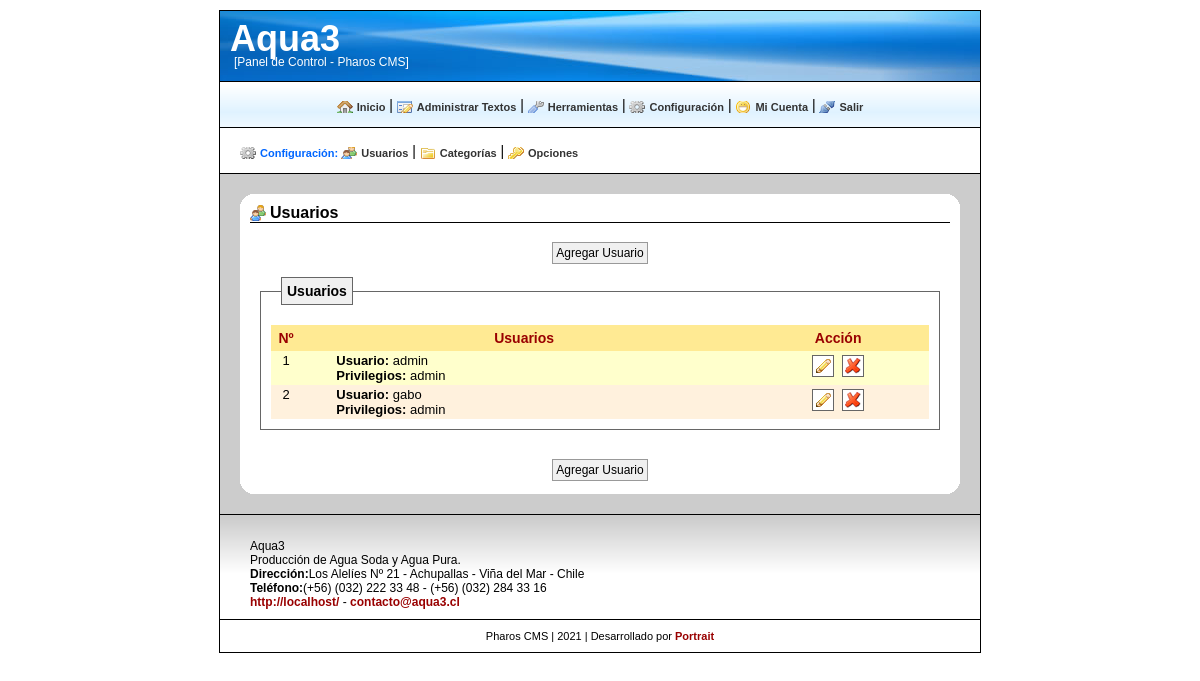
/cp/usuarios.php (signed in), run on the app's committed database.
### tables this page shows
CREATE TABLE `web_conf` (
  `conf_id` tinyint(10) NOT NULL,
  `conf_nombre_sitio` tinytext NOT NULL,
  `conf_slogan` tinytext NOT NULL,
  `conf_descripcion` text NOT NULL,
  `conf_mail` tinytext NOT NULL,
  `conf_telefono` tinytext NOT NULL,
  `conf_direccion` tinytext NOT NULL,
  PRIMARY KEY  (`conf_id`)
);

CREATE TABLE `web_usuarios` (
  `usuarios_id` tinyint(10) NOT NULL auto_increment,
  `usuarios_nombre` varchar(25) NOT NULL,
  `usuarios_password` varchar(50) NOT NULL,
  `usuarios_tipo` varchar(50) NOT NULL,
  `usuarios_nombre_completo` text NOT NULL,
  `usuarios_genero` tinytext NOT NULL,
  `usuarios_email` tinytext NOT NULL,
  PRIMARY KEY  (`usuarios_id`)
);

### cp/usuarios.php (the view, shortened to what this page needs)
<?php
include('inc/inc.inc.php');
$title = "Usuarios";
disp_header_admin($pre,$title);
include('inc/menu_admin.inc.php');
$tabla = $pre."usuarios";
      $cat_usuarios = mysql_query("SELECT cat_id,cat_usuarios FROM ".$pre."cat WHERE cat_usuarios IS NOT NULL ORDER BY cat_id") or die(mysql_error());
        for($j=0; $j<mysql_num_rows($cat_usuarios); ++$j) {
          $cat_id = mysql_result($cat_usuarios,$j,"cat_id");
          $cat_users[$cat_id] = str_output(mysql_result($cat_usuarios,$j,"cat_usuarios"));
        }
      asort($cat_users);
disp_inicio_info($title,'usuarios');
  if (isset($_GET['act'])
      AND ($_GET['act'] == 'n'
      OR $_GET['act'] == 'vn'
      OR $_GET['act'] == 'm'
      OR $_GET['act'] == 'vm'
      OR $_GET['act'] == 'ce'
      OR $_GET['act'] == 'e'
      OR $_GET['act'] == 'p'
      OR $_GET['act'] == 'dp'
      OR $_GET['act'] == 'vp'
      OR $_GET['act'] == 'vnp'
      OR $_GET['act'] == 'd'
      OR $_GET['act'] == 'nd'
      OR $_GET['act'] == 'vd'
      OR $_GET['act'] == 'vnd'
      OR $_GET['act'] == 'v')){}
   else {draw_additem("Usuario");}
if (isset($_GET['act'])){
  switch ($_GET['act']){
    case 'n':
?>
      <fieldset>
        <legend>Agregar <?php echo $title; ?></legend>
        <form action="<?php echo $phpself; ?>?&amp;act=vn" method="post" >
        <table width="100%"  border="0"  align="center">
          <?php echo draw_input("Nombre: ",'user','text','','','table_horiz',50,'req'); ?>
          <?php echo draw_input("Password: ",'pass','password','','','table_horiz',50,'req'); ?>
          <?php echo draw_select("Privilegios: ",'type',$cat_users,'','table_horiz','','req'); ?>
        </table>
        <div align="center"><br /><?php echo draw_input('','submit','submit','Agregar'); ?></div>
        </form>
      </fieldset>
<?php
      break;
    case 'vn':
    $user = str_input($_POST['user']);
    $pass = str_input($_POST['pass']);
    $type = str_input($_POST['type']);
    if (empty($user) OR empty($pass) OR empty($type) ){
      echo "<div class=\"box_validation\">";
      if (!empty($user)) {
        $datos = mysql_query("SELECT usuarios_id FROM ".$tabla." WHERE usuarios_nombre='".$user."'") or die(mysql_error());
        if (mysql_num_fields($datos) > 0) {
           echo "Este usuario ya existe! Debe escribir un nombre de usuario distinto. <br />";
        }
      }
      if (empty($user)) echo "Debe escribir un nombre de usuario. <br />";
      if (empty($pass)) echo "Debe escribir un password. <br />";
      if (empty($type)) echo "Debe escoger los privilegios del usuario. <br />";
      echo "</div>";
?>
      <fieldset>
        <legend>Agregar <?php echo $title; ?></legend>
        <form action="<?php echo $phpself; ?>?&amp;act=vn" method="post" >
        <table width="100%"  border="0"  align="center">
          <?php echo draw_input("Nombre: ",'user','text',$user,'','table_horiz',50,'req'); ?>
          <?php echo draw_input("Password: ",'pass','password','','','table_horiz',50,'req'); ?>
          <?php echo draw_select("Privilegios: ",'type',$cat_users,$type,'table_horiz','','req'); ?>
        </table>
        <div align="center"><br /><?php echo draw_input('','submit','submit','Agregar'); ?></div>
        </form>
      </fieldset>
<?php
    }
    else {
      if (!empty($user)) {
        $datos = mysql_query("SELECT usuarios_id FROM ".$tabla." WHERE usuarios_nombre='".$user."'") or die(mysql_error());
        if (mysql_num_rows($datos) !== 0) {
           echo "<div class=\"box_validation\">";
           echo "<h2>Este usuario ya existe! Debe escribir un nombre de usuario distinto. </h2>";
           echo "</div>";
           echo "<form action=\"".$phpself."?&amp;act=n\" method=\"POST\">
           <div align=\"center\"><br /><input type=\"submit\" value=\"Continuar &raquo;\" /></div></form>";
        }
        else {
          if ($_SERVER['REQUEST_METHOD']=='POST'){
            $user = str_input($_POST['user']);
            $pass = str_input(md5($_POST['pass']));
            $type = str_input($_POST['type']);
            foreach ($cat_users as $key => $value) {if ($key == $type) {$type = $value;}}
            $sql_data = array('usuarios_nombre' => $user,
                              'usuarios_password' => $pass,
                              'usuarios_tipo' => $type);
            sql_input($tabla,$sql_data,'insert','');
            echo "<form action=\"".$phpself."\" method=\"POST\">
            <div align=\"center\"><br /><input type=\"submit\" value=\"Continuar &raquo;\" /></div></form>";
          }
        }
      }
    }
      break;
    case 'm':
    $id = str_input($_GET['id']);
    $query = mysql_query("SELECT * FROM ".$tabla." WHERE usuarios_id=".$id."") or die(mysql_error());
      $user = str_output(mysql_result($query,0,'usuarios_nombre'));
      $pass = str_output(mysql_result($query,0,'usuarios_password'));
      $type = str_output(mysql_result($query,0,'usuarios_tipo'));
?>
      <fieldset>
        <legend>Modificar <?php echo $title; ?></legend>
        <form action="<?php echo $phpself; ?>?&amp;act=vm" method="post" >
        <table width="100%"  border="0"  align="center">
          <?php echo draw_input("Nombre: ",'user','text',$user,'','table_horiz',50,'req'); ?>
          <?php echo draw_input("Password: ",'pass','password','','','table_horiz',50,'req'); ?>
          <?php echo draw_select("Privilegios: ",'type',$cat_users,$type,'table_horiz','','req'); ?>
        </table>
        <?php echo draw_input('','id','hidden',$id,'','','',''); ?>
        <div align="center"><br /><?php echo draw_input('','submit','submit','Modificar'); ?></div>
        </form>
      </fieldset>
<?php
      break;
    case 'vm':
    $id = str_input($_POST['id']);
    $user = str_input($_POST['user']);
    $pass = str_input($_POST['pass']);
    $type = str_input($_POST['type']);
    if (empty($user) OR empty($pass) OR empty($type)){
      echo "<div class=\"box_validation\">";
      if (empty($user)) echo "Debe escribir un nombre de usuario. <br />";
      if (empty($pass)) echo "Debe escribir un password. <br />";
      if (empty($type)) echo "Debe escoger los privilegios del usuario. <br />";
      echo "</div>";
?>
      <fieldset>
        <legend>Modificar <?php echo $title; ?></legend>
        <form action="<?php echo $phpself; ?>?&amp;act=vm" method="post" >
        <table width="100%"  border="0"  align="center">
          <?php echo draw_input("Nombre: ",'user','text',$user,'','table_horiz',50,'req'); ?>
          <?php echo draw_input("Password: ",'pass','password','','','table_horiz',50,'req'); ?>
          <?php echo draw_select("Privilegios: ",'type',$cat_users,$type,'table_horiz','','req'); ?>
        </table>
        <div align="center"><br /><?php echo draw_input('','submit','submit','Modificar'); ?></div>
        <?php echo draw_input('','id','hidden',$id,'','','',''); ?>
        </form>
      </fieldset>
<?php
    }
    else {
      if ($_SERVER['REQUEST_METHOD']=='POST'){
        $id = str_input($_POST['id']);
        $user = str_input($_POST['user']);
        $pass = str_input(md5($_POST['pass']));
        $type = str_input($_POST['type']);
        foreach ($cat_users as $key => $value) {if ($key == $type) {$type = $value;}}
        $sql_data = array('usuarios_nombre' => $user,
                          'usuarios_password' => $pass,
                          'usuarios_tipo' => $type);
        sql_input($tabla,$sql_data,'update',"usuarios_idx".$id);
        echo "<form action=\"".$phpself."\" method=\"POST\">
        <div align=\"center\"><br /><input type=\"submit\" value=\"Continuar &raquo;\" /></div></form>";
      }
    }
      break;
    case 'ce':
        $id = str_input($_GET['id']);
        $datos = mysql_query("SELECT usuarios_nombre FROM ".$tabla." WHERE usuarios_id=".$id."") or die(mysql_error());
          $user = str_output(mysql_result($datos,0,"usuarios_nombre"));
?>
      <fieldset>
        <legend>Eliminar <?php echo $title; ?></legend>
        <div class="box_info">
          <p>¿Está seguro/a que desea eliminar este usuario?</p>
        </div>
          <div align="center">
          <strong>Usuario:</strong> <?php echo $user; ?></p>
          <br /><br />
          <table width="100" border="0" cellspacing="0" cellpadding="0" align="center">
            <tr>
              <td align="left">
                <form action="<?php echo $phpself; ?>" method="POST"><input type="submit" value="&laquo; No" /></form>
              </td>
              <td>&nbsp;</td>
              <td align="right">
                <form action="<?php echo $phpself; ?>?&amp;act=e" method="POST">
                <?php echo draw_input('','id','hidden',$id,'','','',''); ?>
                <input type="submit" value="Sí &raquo;" /></form>
              </td>
            </tr>
          </table>
          </div>
      </fieldset>
<?php
      break;
    case 'e':
      if($_SERVER['REQUEST_METHOD']=='POST'){
        $id = str_input($_POST['id']);
          if(mysql_query("DELETE FROM ".$tabla." WHERE usuarios_id='".$id."'") or die(mysql_error())){
?>
          <div class="box_success">El registro se eliminó exitosamente.</div>
          <form action="<?php echo $phpself; ?>" method="post">
          <div align="center"><br /><input type="submit" value="Continuar &raquo;" /></div></form>
<?php     }
          else { ?>
          <div class="box_error">Ocurrió un error. El registro no se pudo eliminar.</div>
          <form action="<?php echo $phpself; ?>" method="post">
          <div align="center"><br /><input type="submit" value="Continuar &raquo;" /></div></form>
<?php     }
      }
      break;
    default:
      $_SESSION = array();
      header('Location: index.php');
      exit;
    }
  }
else {
  $datos = mysql_query("SELECT usuarios_id FROM ".$tabla."") or die(mysql_error());
  if (mysql_num_rows($datos) == 0) {
    draw_noitems();
  }
  else {
      $datos = mysql_query("SELECT * FROM ".$tabla." ORDER BY usuarios_id DESC") or die(mysql_error());
?>
      <fieldset>
        <legend><?php echo $title; ?></legend>
        <table cellpadding="4" cellspacing="2" class="table">
          <thead>
            <th width="20">N&ordm;</th>
            <th><?php echo $title; ?></th>
            <th>Acci&oacute;n</th>
          </thead>
<?php
      for($j=0; $j<mysql_num_rows($datos); ++$j) {
          $celda = (($j % 2) == 0) ? "celda1" : "celda2";
          $id = mysql_result($datos,$j,"usuarios_id");
          $user = str_output(mysql_result($datos,$j,"usuarios_nombre"));
          $type = str_output(mysql_result($datos,$j,"usuarios_tipo"));
          $p = $j;
          ++$p;
?>
          <tr>
            <td valign="top" class="<?php echo $celda; ?>"><?php echo $p; ?></td>
            <td class="<?php echo $celda; ?>">
              <p><strong>Usuario:</strong> <?php echo $user; ?></p>
              <p><strong>Privilegios:</strong> <?php echo $type; ?></p>
            </td>
<?php disp_icons_users($celda,$php_self,$id); ?>
          </tr>
<?php
          }
?>
      </table>
      </fieldset>
<?php
  }
}
  if (isset($_GET['act'])
      AND ($_GET['act'] == 'n'
      OR $_GET['act'] == 'vn'
      OR $_GET['act'] == 'm'
      OR $_GET['act'] == 'vm'
      OR $_GET['act'] == 'ce'
      OR $_GET['act'] == 'e'
      OR $_GET['act'] == 'p'
      OR $_GET['act'] == 'dp'
      OR $_GET['act'] == 'vp'
      OR $_GET['act'] == 'vnp'
      OR $_GET['act'] == 'd'
      OR $_GET['act'] == 'nd'
      OR $_GET['act'] == 'vd'
      OR $_GET['act'] == 'vnd'
      OR $_GET['act'] == 'v')){}
   else {draw_additem("Usuario");}
  disp_fin_info();
  disp_footer_admin($pre);
?>

### cp/inc/fx/layout.fx.php (shortened to what this page needs)
<?php
  function disp_header_admin($pre,$title = ''){
?>
<!DOCTYPE html PUBLIC "-//W3C//DTD XHTML 1.0 Transitional//EN"
"http://www.w3.org/TR/xhtml1/DTD/xhtml1-strict.dtd">
<html xmlns="http://www.w3.org/1999/xhtml">
<head>
<?php
    $tabla = $pre."conf";
    $datos = mysql_query("SELECT conf_nombre_sitio FROM ".$tabla."") or die(mysql_error());
      for($j=0; $j<mysql_num_rows($datos); $j++) {
        $conf_nombre_sitio = str_output(mysql_result($datos,$j,"conf_nombre_sitio"));
      }
?>
  <link href="css/reset.css" rel="stylesheet" type="text/css" />
  <link href="css/layout.css" rel="stylesheet" type="text/css" />
  <link href="css/generic.css" rel="stylesheet" type="text/css" />
  <link href="css/niftyCorners.css" rel="stylesheet" type="text/css" />
</head>
<body>
<div id="todo">
  <div id="header_admin">
    <h1><?php echo $conf_nombre_sitio; ?></h1>
    <br><p>[Panel de Control - Pharos CMS]</p>
  </div>
<?php
  }
  function disp_footer_admin($pre){
?>
      <div id="footer">
        <br />
<?php
    $tabla = $pre."conf";
    $datos = mysql_query("SELECT * FROM ".$tabla."") or die(mysql_error());
      for($j=0; $j<mysql_num_rows($datos); $j++) {
        $conf_nombre_sitio = str_output(mysql_result($datos,$j,"conf_nombre_sitio"));
        $conf_descripcion = str_output(mysql_result($datos,$j,"conf_descripcion"));
        $conf_mail = str_output(mysql_result($datos,$j,"conf_mail"));
        $conf_telefono = str_output(mysql_result($datos,$j,"conf_telefono"));
        $conf_direccion = str_output(mysql_result($datos,$j,"conf_direccion"));
      }
    $host = $_SERVER['HTTP_HOST'];
?>
      <p><?php echo $conf_nombre_sitio; ?></p>
      <?php if(!empty($conf_descripcion)){echo "<p>".$conf_descripcion."</p>";} ?>
      <?php if(!empty($conf_direccion)){echo "<p><strong>Dirección:</strong>".$conf_direccion."</p>";} ?>
      <?php if(!empty($conf_telefono)){echo "<p><strong>Teléfono:</strong>".$conf_telefono."</p>";} ?>
      <p><a href="http://<?php echo $host; ?>/">http://<?php echo $host; ?>/</a> -
      <a href="mailto:<?php echo $conf_mail; ?>" target="_blank"><?php echo $conf_mail; ?></a></p>
      </div>
      <div id="credits">
        Pharos CMS | <?php echo date('Y')?> | Desarrollado por <a href="http://www.portrait.cl/">Portrait</a>
      </div>
    </div>
</body>
</html>
<?php
  }
  function disp_inicio_info($title,$estilo_seccion = ''){
?>
  <div id="contenedor">
    <div id="articulo">
    <h1 <?php if(isset($estilo_seccion)){echo "class=\"".$estilo_seccion."\"";}?>><?php echo $title ?></h1>
<?php
  }
  function disp_fin_info(){
?>
    </div>
  </div>
<?php
  }
?>
<?php
  function disp_icons_users($celda,$php_self,$id){
?>
            <td align="center" valign="top" class="<?php echo $celda; ?>">
              <a href="<?php echo $php_self; ?>?&amp;act=m&amp;id=<?php echo $id; ?>" title="Modificar">
              <img src="<?php echo ICONS; ?>icon_modificar.png" border="0" /></a>
              <a href="<?php echo $php_self; ?>?&amp;act=ce&amp;id=<?php echo $id; ?>" title="Eliminar">
              <img src="<?php echo ICONS; ?>icon_eliminar.png" border="0" alt="Eliminar"/></a>
            </td>
<?php
  }
?>

### data on the page
web_conf: conf_nombre_sitio "Aqua3", conf_descripcion "Producción de Agua Soda y Agua Pura.", conf_direccion "Los Alelíes Nº 21 - Achupallas - Viña del Mar - Chile", conf_telefono "(+56) (032) 222 33 48 - (+56) (032) 284 33 16", conf_mail "contacto@aqua3.cl"
web_usuarios: usuarios_nombre "admin", usuarios_tipo "admin"
web_usuarios: usuarios_nombre "gabo", usuarios_tipo "admin"

### other printed values
$title "Usuarios"
$p "1"
$p "2"
$host "localhost"
